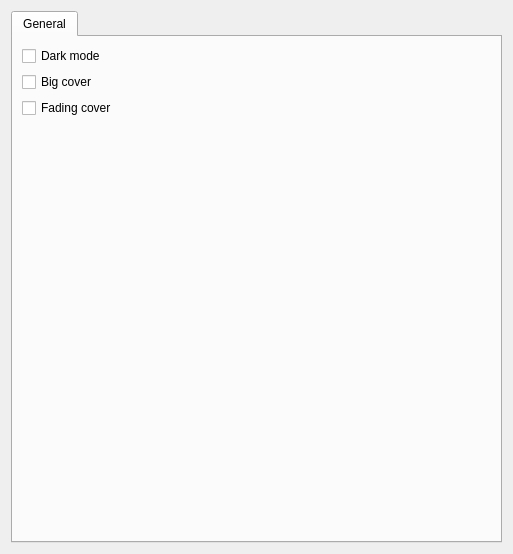
<?xml version="1.0" encoding="UTF-8"?>
<ui version="4.0">
 <class>GUI_UiPreferences</class>
 <widget class="QWidget" name="GUI_UiPreferences">
  <property name="geometry">
   <rect>
    <x>0</x>
    <y>0</y>
    <width>513</width>
    <height>554</height>
   </rect>
  </property>
  <layout class="QGridLayout" name="gridLayout_3">
   <item row="0" column="0">
    <widget class="QTabWidget" name="tabWidget">
     <property name="focusPolicy">
      <enum>Qt::NoFocus</enum>
     </property>
     <property name="currentIndex">
      <number>0</number>
     </property>
     <widget class="QWidget" name="tab">
      <attribute name="title">
       <string notr="true">General</string>
      </attribute>
      <layout class="QGridLayout" name="gridLayout_4">
       <item row="3" column="0">
        <spacer name="verticalSpacer_2">
         <property name="orientation">
          <enum>Qt::Vertical</enum>
         </property>
         <property name="sizeHint" stdset="0">
          <size>
           <width>20</width>
           <height>40</height>
          </size>
         </property>
        </spacer>
       </item>
       <item row="1" column="0">
        <widget class="QCheckBox" name="cb_big_cover">
         <property name="text">
          <string notr="true">Big cover</string>
         </property>
        </widget>
       </item>
       <item row="0" column="0">
        <widget class="QCheckBox" name="cb_dark_mode">
         <property name="text">
          <string notr="true">Dark mode</string>
         </property>
        </widget>
       </item>
       <item row="2" column="0">
        <widget class="QCheckBox" name="cb_fading_cover">
         <property name="text">
          <string>Fading cover</string>
         </property>
        </widget>
       </item>
      </layout>
     </widget>
    </widget>
   </item>
  </layout>
 </widget>
 <tabstops>
  <tabstop>tabWidget</tabstop>
  <tabstop>cb_dark_mode</tabstop>
  <tabstop>cb_big_cover</tabstop>
 </tabstops>
 <resources/>
 <connections/>
</ui>
